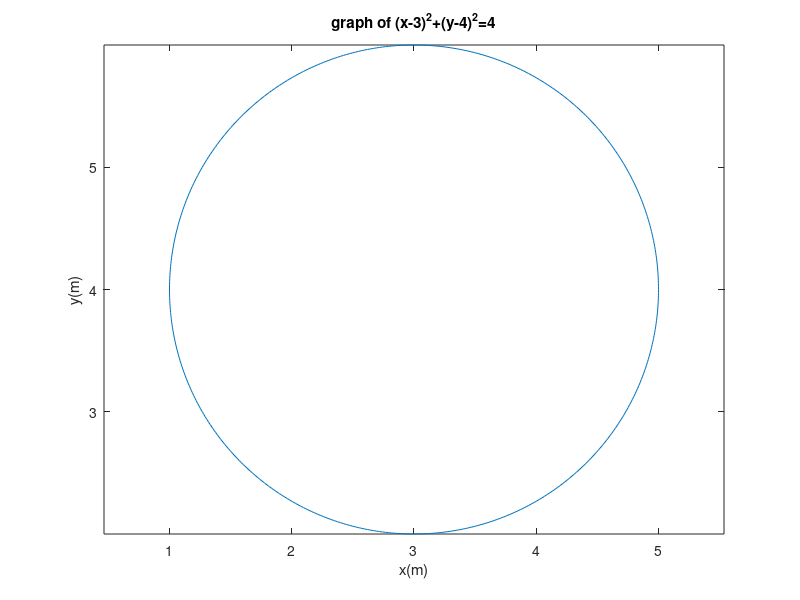

This chart was generated by the following MATLAB code:
clc
clear all
theta=linspace(0,2*pi,500)
x=3+2*cos(theta)
y=4+2*sin(theta)
plot(x,y)
axis equal
xlabel('x(m)')
ylabel("y(m)")
title("graph of (x-3)^2+(y-4)^2=4")